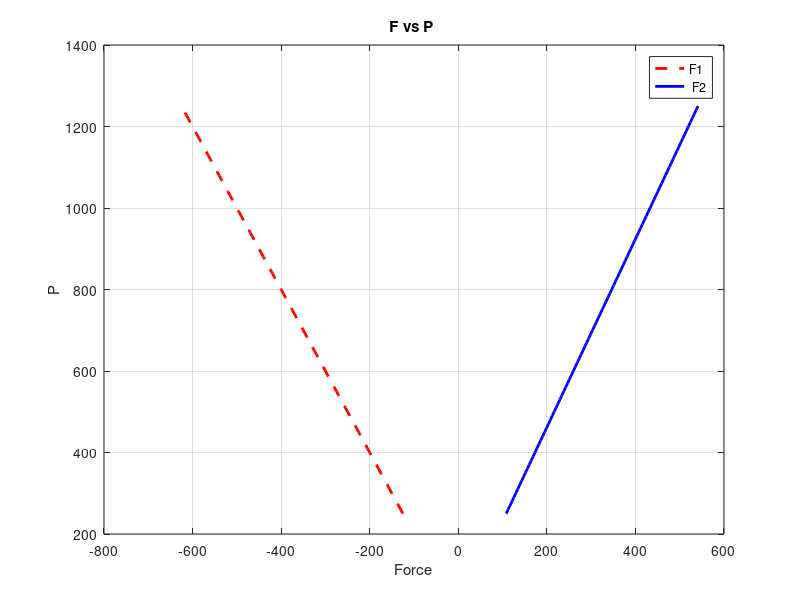

Source code (MATLAB):
clc
clear all
close all
% Ax=B
% x=A^-1 * B
P=250:10:1250;
A=[-0.866 0 0.5 zeros(1,3);
    -0.5 0 -.866 zeros(1,3);
    0.866 1 0 1 0 0;
    0.5 zeros(1,3) 1 0;
    0 -1 -.5 zeros(1,3);
    zeros(1,2) 0.866 0 0 1];
F1=[];
F2=[];
F3=[];
H1=[];
V1=[];
V2=[];
for i=1:length(P)
    
    B=[0;P(i);zeros(4,1)];
    x=inv(A)*B;
    F1=[F1 x(1)];
    F2=[F2 x(2)];
    F3=[F3 x(3)];
    H1=[H1 x(4)];
    V1=[V1 x(5)];
    V2=[V1 x(6)];
end 
plot(F1,P,'r','LineWidth',2,'Linestyle', '--')
hold on 
xlabel('Force')
ylabel('P')
grid on 
plot(F2,P,'b','LineWidth',2)
title('F vs P ')
legend ('F1',' F2')
disp(['Mean Values of F1 = ',num2str(mean(F1))])
disp(['Mean Values of F2 = ',num2str(mean(F2))])
disp(['Mean Values of F3 = ',num2str(mean(F3))])
disp(['Max Values of H1 = ',num2str(max(H1))])
disp(['Max Values of V1 = ',num2str(max(V1))])
disp(['Max Values of V2 = ',num2str(max(V2))])